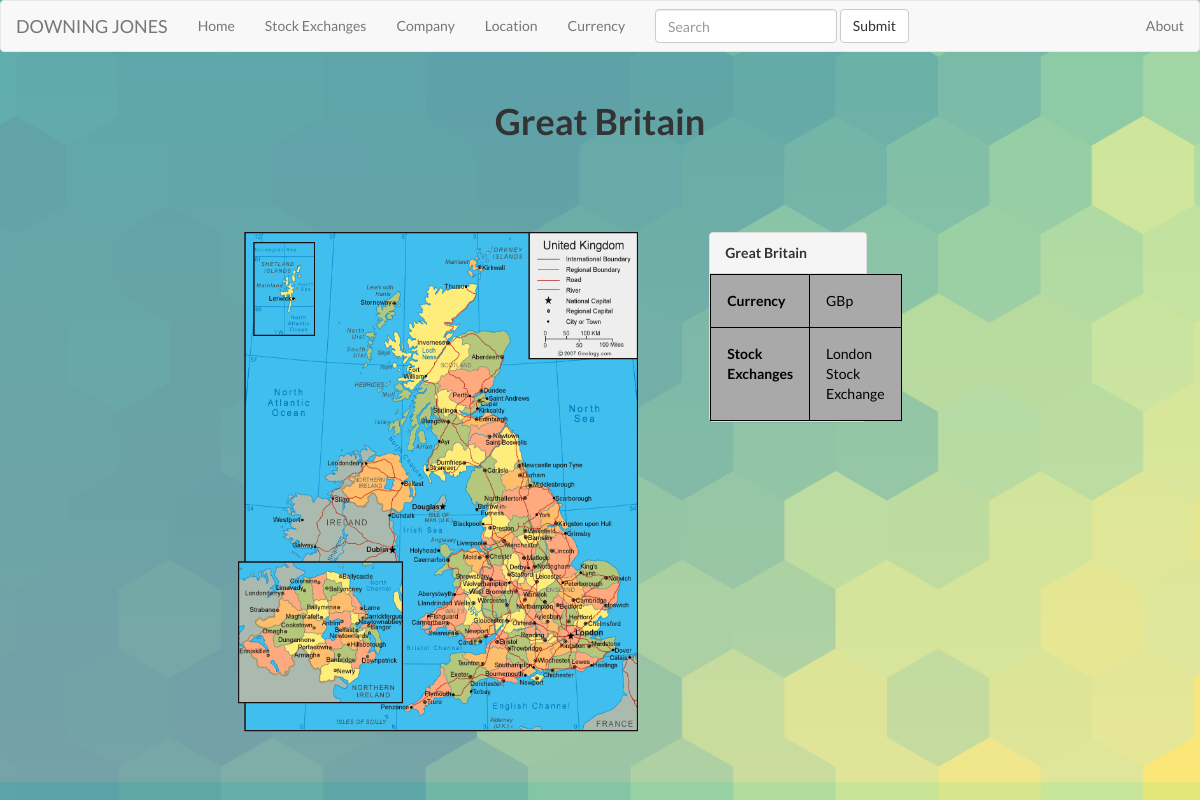
/locations/2, run on the app's committed database.
### FlaskApp/DowningJones/models.py (models this page shows, shortened)
class Location(db.Model):
    rowid = db.Column(db.Integer, primary_key=True)        #pk can be the iso code
    name = db.Column(db.String(80))
    iso = db.Column(db.String(2))
    capital = db.Column(db.String(80))
    gdp = db.Column(db.String(80))
    currency = db.Column(db.String(80))
    location_exchange = db.Column(db.String(80))

### FlaskApp/DowningJones/__init__.py (the view)
@app.route ( '/locations/<id>' )
def location (id):
    location = Location.query.get(id)
    return render_template('location.html',
                            title=location.name,
                            location=location)

### FlaskApp/DowningJones/templates/location.html (shortened to what this page needs)
{% extends "layout.html" %}
{% block body %}
<div class="content">
  <div class="row" style="padding:30px">
    <div class="col-md-4"></div>
    <div class="col-md-4" style="text-align: center">
      <h1 style = "font-weight : bold">{{location.name}}</h1>
    </div>
  </div>
    <div class="row" style="padding:50px">
        <div class="col-md-2"></div>
        <div class="col-md-4">
            <img id="location-pic" src="../static/{{location.iso}}-map.gif" height="500" width= "400">
        </div>
        <div class="col-md-1"></div>
        <div class="col-md-2" id="content">
            <div class="panel panel-default">
                <div class="panel-heading">
                    <b>{{location.name}}</b>
                </div>
                    <table class="table">
                        <tbody>
                            <tr>
                                <th>Currency</th>
                                <td><a href="/currencies/{{location.rowid}}">{{location.currency}}</a></td>
                            </tr>
                            <tr>
                                <th>Stock Exchanges</th>
                                <td><a href="/stockmarkets/{{location.rowid}}">{{location.location_exchange}}</a></td>
                            </tr>
                        </tbody>
                    </table>
                </div>
            </div>
        </div>
    </div>
{% endblock %}

### FlaskApp/DowningJones/static/style.css (style rules this page uses)
html, body { padding:0; margin:0; }
table { background-color:#a9a9a9; margin:auto; }
table, th, td { border: 1px solid black; border-collapse: collapse; color:black; }
th, td { padding: 16px !important; }
td { text-align: left; }
body { background-size: cover; }

### FlaskApp/DowningJones/templates/layout.html (style rules this page uses)
body { background:linear-gradient(rgba(200,265,265,0.45), rgba(265,265,265,0.45)), url("static/background3.png"); background-size: cover; font-family: 'Lato', sans-serif; }
tr,tbody,a,td { color:black; font-family: 'Lato', sans-serif; }

### FlaskApp/DowningJones/templates/location.html (style rules this page uses)
body { background:linear-gradient(rgba(200,265,265,0.45), rgba(265,265,265,0.45)), url("../static/background3.png"); background-size: cover !important; }

### data on the page
Location: name "Great Britain", currency "GBp", location_exchange "London Stock Exchange"
